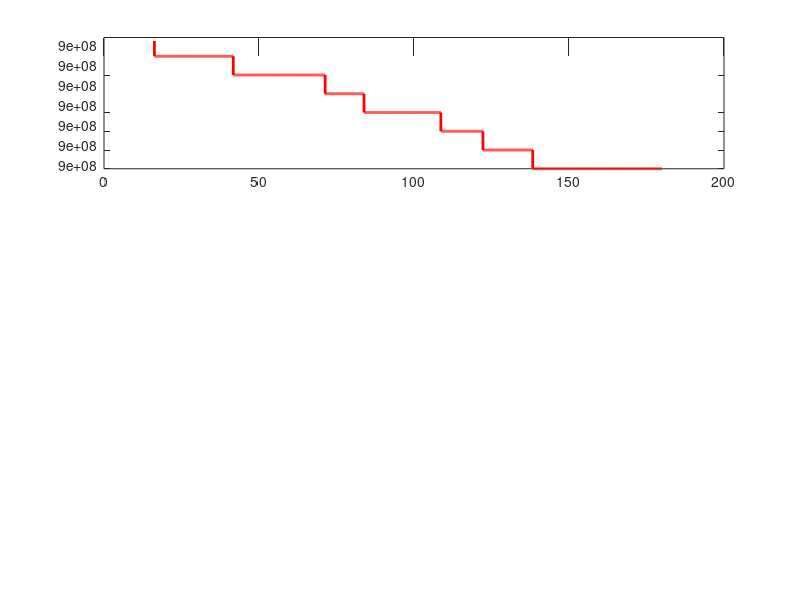

The MATLAB source for this figure: (Note: this script raises an error after producing the figure.)
close all;
clear all;
clc;
theeta= 0:0.01:180; %Angle between source and reciever
%<------------------------>
%PART 1
%Carrier Frequencies
fc1= 9*10^8;
fc2= 18*10^8;
fc3= 2.4*10^9;
lambdac1= (3*10^8)/fc1;
lambdac2= (3*10^8)/fc2;
lambdac3= (3*10^8)/fc3;
Vm=100; %Velocity of mobile
%Doppler Shift
fd1=(Vm.*cosd(theeta))/lambdac1;
f1=fc1+fd1;
fd2=(Vm.*cosd(theeta))/lambdac2;
f2=fc2+fd2;
fd3=(Vm.*cosd(theeta))/lambdac3;
f3=fc3+fd3;
% Doppler Shift vs Theeta Plot
figure;
title('DOPPLER SHIFT');
subplot(3,1,1);
p1=plot(theeta,f1,'r','linewidth',2);
datatip(p1,90,9*10^8);
title('Carrier Freqeuncy: 900 MHz');
xlabel('Theeta (in Deg)');
ylabel('Doppler shift (in Hz)');
subplot(3,1,2);
p2=plot(theeta,f2,'linewidth',2);
datatip(p2,90,18*10^8);
title('Carrier Freqeuncy: 1800 MHz');
xlabel('Theeta (in Deg)');
ylabel('Doppler shift (in Hz)');
subplot(3,1,3);
p3=plot(theeta,f3,'g','linewidth',2);
datatip(p3,90,2.4*10^9);
title('Carrier Freqeuncy: 2.4 GHz');
xlabel('Theeta (in Deg)');
ylabel('Doppler shift (in Hz)');
%<------------------------>
%<------------------------>
%PART 2
fc= 9*10^8;
lambdac= (3*10^8)/fc1;
%Velocities of mobile
Vm1=50;
Vm2=100;
Vm3=150;
%Doppler Shift
fd1=(Vm1.*cosd(theeta))/lambdac;
f1=fc+fd1;
fd2=(Vm2.*cosd(theeta))/lambdac;
f2=fc+fd2;
fd3=(Vm3.*cosd(theeta))/lambdac;
f3=fc+fd3;
% Doppler Shift vs Theeta Plot
figure;
plot(theeta,f1,theeta,f2,theeta,f3,'linewidth',2);
title('DOPPLER SHIFT');
legend('Mobile Velocity: 50m/s','Mobile Velocity: 100m/s','Mobile Velocity: 150m/s');
xlabel('Theeta (in Deg)');
ylabel('Doppler Shift (in Hz)');
%<------------------------>
